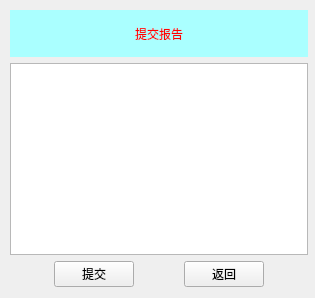
<?xml version="1.0" encoding="UTF-8"?>
<ui version="4.0">
 <class>report</class>
 <widget class="QWidget" name="report">
  <property name="geometry">
   <rect>
    <x>0</x>
    <y>0</y>
    <width>315</width>
    <height>298</height>
   </rect>
  </property>
  <property name="sizePolicy">
   <sizepolicy hsizetype="Preferred" vsizetype="Expanding">
    <horstretch>0</horstretch>
    <verstretch>0</verstretch>
   </sizepolicy>
  </property>
  <property name="windowTitle">
   <string>提交报告</string>
  </property>
  <widget class="QWidget" name="layoutWidget">
   <property name="geometry">
    <rect>
     <x>10</x>
     <y>10</y>
     <width>298</width>
     <height>277</height>
    </rect>
   </property>
   <layout class="QVBoxLayout" name="verticalLayout">
    <item>
     <widget class="QLabel" name="label">
      <property name="sizePolicy">
       <sizepolicy hsizetype="Preferred" vsizetype="Preferred">
        <horstretch>0</horstretch>
        <verstretch>0</verstretch>
       </sizepolicy>
      </property>
      <property name="styleSheet">
       <string notr="true">font: 75 27pt &quot;微软雅黑&quot;;
color: rgb(255, 0, 0);
background-color: rgb(0, 255, 255);
background-color: rgb(170, 255, 255);</string>
      </property>
      <property name="text">
       <string>提交报告</string>
      </property>
      <property name="alignment">
       <set>Qt::AlignCenter</set>
      </property>
     </widget>
    </item>
    <item>
     <widget class="QTextEdit" name="textEdit">
      <property name="sizePolicy">
       <sizepolicy hsizetype="Expanding" vsizetype="Preferred">
        <horstretch>0</horstretch>
        <verstretch>0</verstretch>
       </sizepolicy>
      </property>
      <property name="minimumSize">
       <size>
        <width>0</width>
        <height>0</height>
       </size>
      </property>
      <property name="html">
       <string>&lt;!DOCTYPE HTML PUBLIC &quot;-//W3C//DTD HTML 4.0//EN&quot; &quot;http://www.w3.org/TR/REC-html40/strict.dtd&quot;&gt;
&lt;html&gt;&lt;head&gt;&lt;meta name=&quot;qrichtext&quot; content=&quot;1&quot; /&gt;&lt;style type=&quot;text/css&quot;&gt;
p, li { white-space: pre-wrap; }
&lt;/style&gt;&lt;/head&gt;&lt;body style=&quot; font-family:'SimSun'; font-size:9pt; font-weight:400; font-style:normal;&quot;&gt;
&lt;p style=&quot;-qt-paragraph-type:empty; margin-top:0px; margin-bottom:0px; margin-left:0px; margin-right:0px; -qt-block-indent:0; text-indent:0px;&quot;&gt;&lt;br /&gt;&lt;/p&gt;&lt;/body&gt;&lt;/html&gt;</string>
      </property>
     </widget>
    </item>
    <item>
     <layout class="QHBoxLayout" name="horizontalLayout">
      <item>
       <spacer name="horizontalSpacer">
        <property name="orientation">
         <enum>Qt::Horizontal</enum>
        </property>
        <property name="sizeHint" stdset="0">
         <size>
          <width>40</width>
          <height>20</height>
         </size>
        </property>
       </spacer>
      </item>
      <item>
       <widget class="QPushButton" name="pushButton">
        <property name="minimumSize">
         <size>
          <width>0</width>
          <height>20</height>
         </size>
        </property>
        <property name="text">
         <string>提交</string>
        </property>
       </widget>
      </item>
      <item>
       <spacer name="horizontalSpacer_2">
        <property name="orientation">
         <enum>Qt::Horizontal</enum>
        </property>
        <property name="sizeHint" stdset="0">
         <size>
          <width>40</width>
          <height>20</height>
         </size>
        </property>
       </spacer>
      </item>
      <item>
       <widget class="QPushButton" name="pushButton_2">
        <property name="minimumSize">
         <size>
          <width>0</width>
          <height>20</height>
         </size>
        </property>
        <property name="text">
         <string>返回</string>
        </property>
       </widget>
      </item>
      <item>
       <spacer name="horizontalSpacer_3">
        <property name="orientation">
         <enum>Qt::Horizontal</enum>
        </property>
        <property name="sizeHint" stdset="0">
         <size>
          <width>40</width>
          <height>20</height>
         </size>
        </property>
       </spacer>
      </item>
     </layout>
    </item>
   </layout>
  </widget>
 </widget>
 <resources/>
 <connections/>
</ui>
